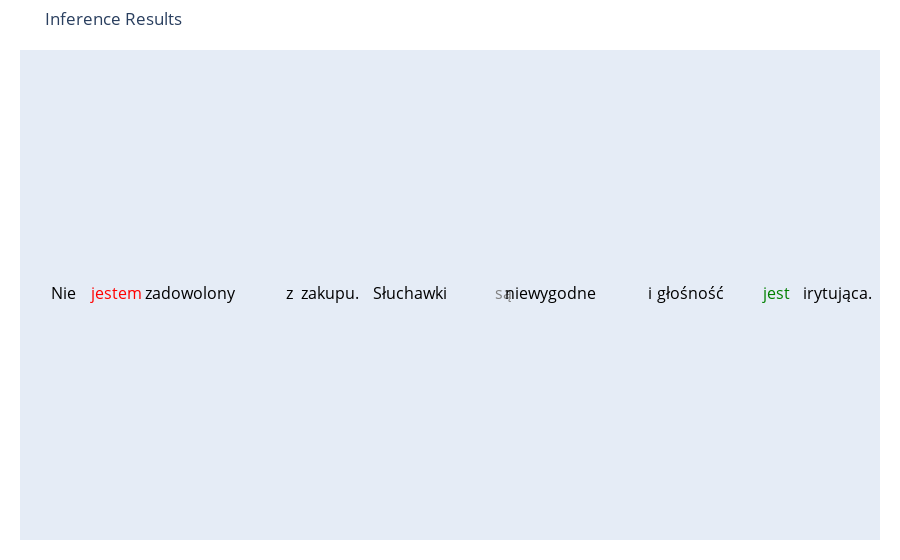
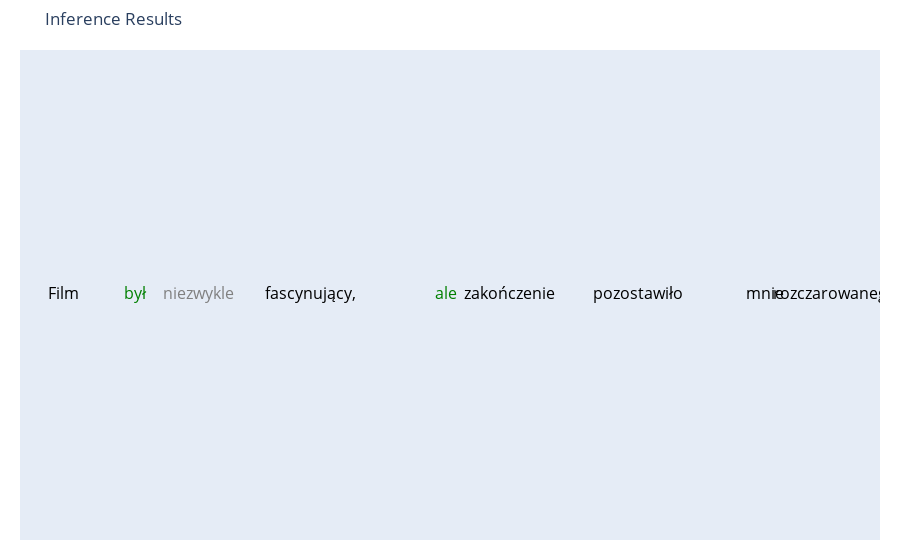
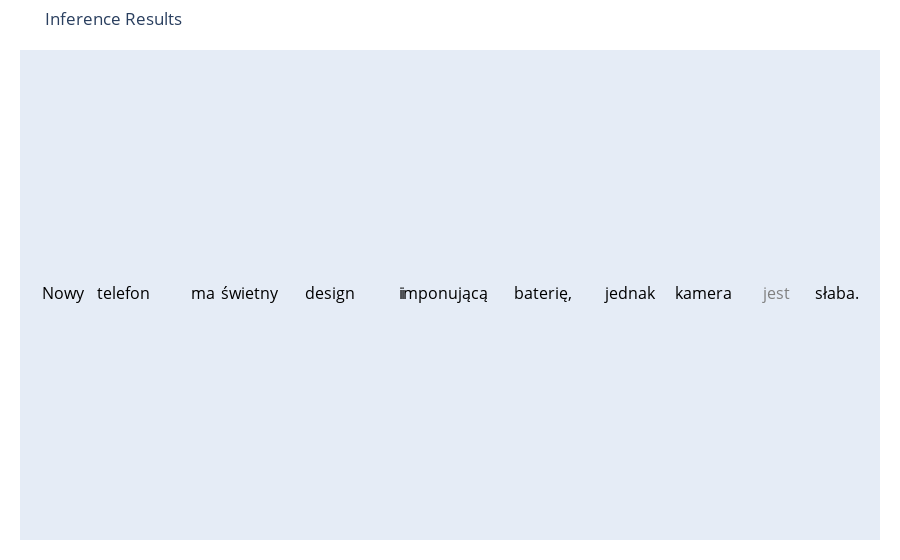
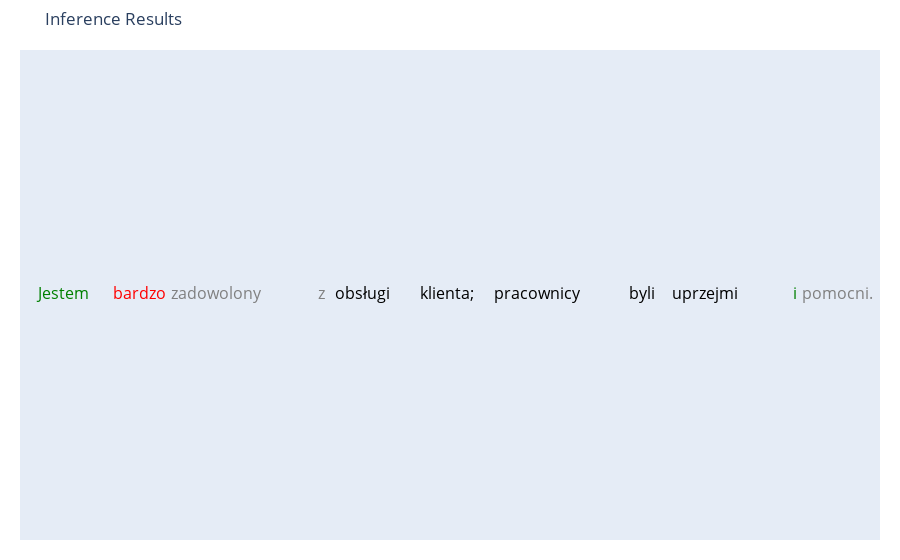

Notebook source saved alongside these figures, in order:
### Code cell
for text in example_texts:
    predictions = nlp(text)
    inference_results.append({
        "text": text,
        "predictions": predictions
    })
    print(f"\nText: {text}")
    print("Inference Results:")
    print(predictions)

    # For debugging: print first prediction's keys
    if predictions:
        print("Keys in prediction:", predictions[0].keys())

    # Proceed to handle predictions
    words = text.split()
    
    sentiments = []
    scores = []
    
    word_sentiments = ['O'] * len(words)
    word_scores = [0.0] * len(words)
    
    for pred in predictions:
        # Use .get() to safely access keys
        label = pred.get('entity') or pred.get('entity_group')
        if label is None:
            print("Missing 'entity' and 'entity_group' in prediction:", pred)
            continue
        sentiment = get_sentiment(label)
        score = pred.get('score', 0.0)
        word = pred.get('word', '').replace('</w>', '').strip()
        
        for idx, w in enumerate(words):
            clean_w = re.sub(r'[^\w]', '', w)
            if word.lower() == clean_w.lower():
                word_sentiments[idx] = sentiment
                word_scores[idx] = score
                break
    
    colors = [sentiment_colors.get(sentiment, 'black') for sentiment in word_sentiments]
    
    hover_texts = [f"Sentiment: {sentiment}<br>Score: {score:.2f}" 
                   for sentiment, score in zip(word_sentiments, word_scores)]
    
    fig = go.Figure()
    
    x = 0
    y = 0
    spacing = 0.5  # Adjust spacing between words
    
    for i, word in enumerate(words):
        fig.add_trace(go.Scatter(
            x=[x],
            y=[y],
            text=[word],
            mode='text',
            textfont=dict(color=colors[i], size=16),
            hoverinfo='text',
            hovertext=hover_texts[i],
            showlegend=False
        ))
        # Increment x position
        x += len(word) * 0.1 + spacing
    
    # Update layout
    fig.update_layout(
        title=f"Inference Results",
        xaxis=dict(showgrid=False, showticklabels=False, zeroline=False),
        yaxis=dict(showgrid=False, showticklabels=False, zeroline=False),
        margin=dict(l=20, r=20, t=50, b=20)
    )
    
    # Display the figure
    fig.show()

### Figure 1 — Plotly figure (JSON) as saved in the notebook; plotly's stock layout.template omitted (floating-point values rounded to 4 significant figures)
{"data": [{"hoverinfo": "text", "hovertext": "Sentiment: O<br>Score: 0.00", "mode": "text", "showlegend": false, "text": ["Nie"], "textfont": {"color": "black", "size": 16}, "type": "scatter", "x": [0], "y": [0]}, {"hoverinfo": "text", "hovertext": "Sentiment: Negative<br>Score: 0.27", "mode": "text", "showlegend": false, "text": ["jestem"], "textfont": {"color": "red", "size": 16}, "type": "scatter", "x": [0.8], "y": [0]}, {"hoverinfo": "text", "hovertext": "Sentiment: O<br>Score: 0.00", "mode": "text", "showlegend": false, "text": ["zadowolony"], "textfont": {"color": "black", "size": 16}, "type": "scatter", "x": [1.9], "y": [0]}, {"hoverinfo": "text", "hovertext": "Sentiment: O<br>Score: 0.00", "mode": "text", "showlegend": false, "text": ["z"], "textfont": {"color": "black", "size": 16}, "type": "scatter", "x": [3.4], "y": [0]}, {"hoverinfo": "text", "hovertext": "Sentiment: O<br>Score: 0.00", "mode": "text", "showlegend": false, "text": ["zakupu."], "textfont": {"color": "black", "size": 16}, "type": "scatter", "x": [4], "y": [0]}, {"hoverinfo": "text", "hovertext": "Sentiment: O<br>Score: 0.00", "mode": "text", "showlegend": false, "text": ["Słuchawki"], "textfont": {"color": "black", "size": 16}, "type": "scatter", "x": [5.2], "y": [0]}, {"hoverinfo": "text", "hovertext": "Sentiment: Neutral<br>Score: 0.31", "mode": "text", "showlegend": false, "text": ["są"], "textfont": {"color": "gray", "size": 16}, "type": "scatter", "x": [6.6], "y": [0]}, {"hoverinfo": "text", "hovertext": "Sentiment: O<br>Score: 0.00", "mode": "text", "showlegend": false, "text": ["niewygodne"], "textfont": {"color": "black", "size": 16}, "type": "scatter", "x": [7.3], "y": [0]}, {"hoverinfo": "text", "hovertext": "Sentiment: O<br>Score: 0.00", "mode": "text", "showlegend": false, "text": ["i"], "textfont": {"color": "black", "size": 16}, "type": "scatter", "x": [8.8], "y": [0]}, {"hoverinfo": "text", "hovertext": "Sentiment: O<br>Score: 0.00", "mode": "text", "showlegend": false, "text": ["głośność"], "textfont": {"color": "black", "size": 16}, "type": "scatter", "x": [9.4], "y": [0]}, {"hoverinfo": "text", "hovertext": "Sentiment: Positive<br>Score: 0.25", "mode": "text", "showlegend": false, "text": ["jest"], "textfont": {"color": "green", "size": 16}, "type": "scatter", "x": [10.7], "y": [0]}, {"hoverinfo": "text", "hovertext": "Sentiment: O<br>Score: 0.00", "mode": "text", "showlegend": false, "text": ["irytująca."], "textfont": {"color": "black", "size": 16}, "type": "scatter", "x": [11.6], "y": [0]}], "layout": {"margin": {"b": 20, "l": 20, "r": 20, "t": 50}, "title": {"text": "Inference Results"}, "xaxis": {"showgrid": false, "showticklabels": false, "zeroline": false}, "yaxis": {"showgrid": false, "showticklabels": false, "zeroline": false}}}

### Figure 2 — Plotly figure (JSON) as saved in the notebook; plotly's stock layout.template omitted (floating-point values rounded to 4 significant figures)
{"data": [{"hoverinfo": "text", "hovertext": "Sentiment: O<br>Score: 0.00", "mode": "text", "showlegend": false, "text": ["Film"], "textfont": {"color": "black", "size": 16}, "type": "scatter", "x": [0], "y": [0]}, {"hoverinfo": "text", "hovertext": "Sentiment: Positive<br>Score: 0.23", "mode": "text", "showlegend": false, "text": ["był"], "textfont": {"color": "green", "size": 16}, "type": "scatter", "x": [0.9], "y": [0]}, {"hoverinfo": "text", "hovertext": "Sentiment: Neutral<br>Score: 0.31", "mode": "text", "showlegend": false, "text": ["niezwykle"], "textfont": {"color": "gray", "size": 16}, "type": "scatter", "x": [1.7], "y": [0]}, {"hoverinfo": "text", "hovertext": "Sentiment: O<br>Score: 0.00", "mode": "text", "showlegend": false, "text": ["fascynujący,"], "textfont": {"color": "black", "size": 16}, "type": "scatter", "x": [3.1], "y": [0]}, {"hoverinfo": "text", "hovertext": "Sentiment: Positive<br>Score: 0.28", "mode": "text", "showlegend": false, "text": ["ale"], "textfont": {"color": "green", "size": 16}, "type": "scatter", "x": [4.8], "y": [0]}, {"hoverinfo": "text", "hovertext": "Sentiment: O<br>Score: 0.00", "mode": "text", "showlegend": false, "text": ["zakończenie"], "textfont": {"color": "black", "size": 16}, "type": "scatter", "x": [5.6], "y": [0]}, {"hoverinfo": "text", "hovertext": "Sentiment: O<br>Score: 0.00", "mode": "text", "showlegend": false, "text": ["pozostawiło"], "textfont": {"color": "black", "size": 16}, "type": "scatter", "x": [7.2], "y": [0]}, {"hoverinfo": "text", "hovertext": "Sentiment: O<br>Score: 0.00", "mode": "text", "showlegend": false, "text": ["mnie"], "textfont": {"color": "black", "size": 16}, "type": "scatter", "x": [8.8], "y": [0]}, {"hoverinfo": "text", "hovertext": "Sentiment: O<br>Score: 0.00", "mode": "text", "showlegend": false, "text": ["rozczarowanego."], "textfont": {"color": "black", "size": 16}, "type": "scatter", "x": [9.7], "y": [0]}], "layout": {"margin": {"b": 20, "l": 20, "r": 20, "t": 50}, "title": {"text": "Inference Results"}, "xaxis": {"showgrid": false, "showticklabels": false, "zeroline": false}, "yaxis": {"showgrid": false, "showticklabels": false, "zeroline": false}}}

### Figure 3 — Plotly figure (JSON) as saved in the notebook; plotly's stock layout.template omitted (floating-point values rounded to 4 significant figures)
{"data": [{"hoverinfo": "text", "hovertext": "Sentiment: O<br>Score: 0.00", "mode": "text", "showlegend": false, "text": ["Nowy"], "textfont": {"color": "black", "size": 16}, "type": "scatter", "x": [0], "y": [0]}, {"hoverinfo": "text", "hovertext": "Sentiment: O<br>Score: 0.00", "mode": "text", "showlegend": false, "text": ["telefon"], "textfont": {"color": "black", "size": 16}, "type": "scatter", "x": [0.9], "y": [0]}, {"hoverinfo": "text", "hovertext": "Sentiment: O<br>Score: 0.00", "mode": "text", "showlegend": false, "text": ["ma"], "textfont": {"color": "black", "size": 16}, "type": "scatter", "x": [2.1], "y": [0]}, {"hoverinfo": "text", "hovertext": "Sentiment: O<br>Score: 0.00", "mode": "text", "showlegend": false, "text": ["świetny"], "textfont": {"color": "black", "size": 16}, "type": "scatter", "x": [2.8], "y": [0]}, {"hoverinfo": "text", "hovertext": "Sentiment: O<br>Score: 0.00", "mode": "text", "showlegend": false, "text": ["design"], "textfont": {"color": "black", "size": 16}, "type": "scatter", "x": [4], "y": [0]}, {"hoverinfo": "text", "hovertext": "Sentiment: O<br>Score: 0.00", "mode": "text", "showlegend": false, "text": ["i"], "textfont": {"color": "black", "size": 16}, "type": "scatter", "x": [5.1], "y": [0]}, {"hoverinfo": "text", "hovertext": "Sentiment: O<br>Score: 0.00", "mode": "text", "showlegend": false, "text": ["imponującą"], "textfont": {"color": "black", "size": 16}, "type": "scatter", "x": [5.7], "y": [0]}, {"hoverinfo": "text", "hovertext": "Sentiment: O<br>Score: 0.00", "mode": "text", "showlegend": false, "text": ["baterię,"], "textfont": {"color": "black", "size": 16}, "type": "scatter", "x": [7.2], "y": [0]}, {"hoverinfo": "text", "hovertext": "Sentiment: O<br>Score: 0.00", "mode": "text", "showlegend": false, "text": ["jednak"], "textfont": {"color": "black", "size": 16}, "type": "scatter", "x": [8.5], "y": [0]}, {"hoverinfo": "text", "hovertext": "Sentiment: O<br>Score: 0.00", "mode": "text", "showlegend": false, "text": ["kamera"], "textfont": {"color": "black", "size": 16}, "type": "scatter", "x": [9.6], "y": [0]}, {"hoverinfo": "text", "hovertext": "Sentiment: Neutral<br>Score: 0.30", "mode": "text", "showlegend": false, "text": ["jest"], "textfont": {"color": "gray", "size": 16}, "type": "scatter", "x": [10.7], "y": [0]}, {"hoverinfo": "text", "hovertext": "Sentiment: O<br>Score: 0.00", "mode": "text", "showlegend": false, "text": ["słaba."], "textfont": {"color": "black", "size": 16}, "type": "scatter", "x": [11.6], "y": [0]}], "layout": {"margin": {"b": 20, "l": 20, "r": 20, "t": 50}, "title": {"text": "Inference Results"}, "xaxis": {"showgrid": false, "showticklabels": false, "zeroline": false}, "yaxis": {"showgrid": false, "showticklabels": false, "zeroline": false}}}

### Figure 4 — Plotly figure (JSON) as saved in the notebook; plotly's stock layout.template omitted (floating-point values rounded to 4 significant figures)
{"data": [{"hoverinfo": "text", "hovertext": "Sentiment: Positive<br>Score: 0.39", "mode": "text", "showlegend": false, "text": ["Jestem"], "textfont": {"color": "green", "size": 16}, "type": "scatter", "x": [0], "y": [0]}, {"hoverinfo": "text", "hovertext": "Sentiment: Negative<br>Score: 0.20", "mode": "text", "showlegend": false, "text": ["bardzo"], "textfont": {"color": "red", "size": 16}, "type": "scatter", "x": [1.1], "y": [0]}, {"hoverinfo": "text", "hovertext": "Sentiment: Neutral<br>Score: 0.37", "mode": "text", "showlegend": false, "text": ["zadowolony"], "textfont": {"color": "gray", "size": 16}, "type": "scatter", "x": [2.2], "y": [0]}, {"hoverinfo": "text", "hovertext": "Sentiment: Neutral<br>Score: 0.41", "mode": "text", "showlegend": false, "text": ["z"], "textfont": {"color": "gray", "size": 16}, "type": "scatter", "x": [3.7], "y": [0]}, {"hoverinfo": "text", "hovertext": "Sentiment: O<br>Score: 0.00", "mode": "text", "showlegend": false, "text": ["obsługi"], "textfont": {"color": "black", "size": 16}, "type": "scatter", "x": [4.3], "y": [0]}, {"hoverinfo": "text", "hovertext": "Sentiment: O<br>Score: 0.00", "mode": "text", "showlegend": false, "text": ["klienta;"], "textfont": {"color": "black", "size": 16}, "type": "scatter", "x": [5.5], "y": [0]}, {"hoverinfo": "text", "hovertext": "Sentiment: O<br>Score: 0.00", "mode": "text", "showlegend": false, "text": ["pracownicy"], "textfont": {"color": "black", "size": 16}, "type": "scatter", "x": [6.8], "y": [0]}, {"hoverinfo": "text", "hovertext": "Sentiment: O<br>Score: 0.00", "mode": "text", "showlegend": false, "text": ["byli"], "textfont": {"color": "black", "size": 16}, "type": "scatter", "x": [8.3], "y": [0]}, {"hoverinfo": "text", "hovertext": "Sentiment: O<br>Score: 0.00", "mode": "text", "showlegend": false, "text": ["uprzejmi"], "textfont": {"color": "black", "size": 16}, "type": "scatter", "x": [9.2], "y": [0]}, {"hoverinfo": "text", "hovertext": "Sentiment: Positive<br>Score: 0.32", "mode": "text", "showlegend": false, "text": ["i"], "textfont": {"color": "green", "size": 16}, "type": "scatter", "x": [10.5], "y": [0]}, {"hoverinfo": "text", "hovertext": "Sentiment: Neutral<br>Score: 0.42", "mode": "text", "showlegend": false, "text": ["pomocni."], "textfont": {"color": "gray", "size": 16}, "type": "scatter", "x": [11.1], "y": [0]}], "layout": {"margin": {"b": 20, "l": 20, "r": 20, "t": 50}, "title": {"text": "Inference Results"}, "xaxis": {"showgrid": false, "showticklabels": false, "zeroline": false}, "yaxis": {"showgrid": false, "showticklabels": false, "zeroline": false}}}
